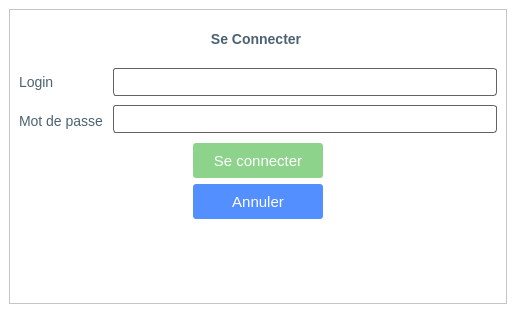
<?xml version="1.0" encoding="UTF-8"?>
<ui version="4.0">
 <class>MainWindow</class>
 <widget class="QMainWindow" name="MainWindow">
  <property name="geometry">
   <rect>
    <x>0</x>
    <y>0</y>
    <width>516</width>
    <height>335</height>
   </rect>
  </property>
  <property name="windowTitle">
   <string>MainWindow</string>
  </property>
  <property name="styleSheet">
   <string notr="true">background-color: rgb(255, 255, 255);</string>
  </property>
  <widget class="QWidget" name="centralwidget">
   <layout class="QGridLayout" name="gridLayout_2">
    <item row="0" column="0">
     <widget class="QFrame" name="frame_connection">
      <property name="styleSheet">
       <string notr="true">QGroupBox{
	padding:0px;
}
QLabel{
	text-align:left;
	color:#4b6272;
	border:0px;
	font-size:14px;
}


QLineEdit {
    border: 1px solid  rgb(99, 99, 99);
    border-radius: 3px;
    padding: 5px;
    background-color: #fff;
    color: rgb(100, 100, 100);
}
QLineEdit:hover {
    border: 1px solid rgb(186, 189, 182);
}
QLineEdit:focus {
    border: 1px solid   rgb(114, 159, 207);
    color: rgb(100, 100, 100);
}



</string>
      </property>
      <property name="frameShape">
       <enum>QFrame::StyledPanel</enum>
      </property>
      <property name="frameShadow">
       <enum>QFrame::Raised</enum>
      </property>
      <layout class="QGridLayout" name="gridLayout">
       <item row="1" column="0" colspan="3">
        <layout class="QHBoxLayout" name="horizontalLayout">
         <item>
          <layout class="QVBoxLayout" name="verticalLayout">
           <item>
            <widget class="QLabel" name="label_Login">
             <property name="minimumSize">
              <size>
               <width>0</width>
               <height>33</height>
              </size>
             </property>
             <property name="maximumSize">
              <size>
               <width>16777215</width>
               <height>33</height>
              </size>
             </property>
             <property name="styleSheet">
              <string notr="true"/>
             </property>
             <property name="text">
              <string>Login</string>
             </property>
            </widget>
           </item>
           <item>
            <widget class="QLabel" name="label_Mdp">
             <property name="minimumSize">
              <size>
               <width>0</width>
               <height>33</height>
              </size>
             </property>
             <property name="maximumSize">
              <size>
               <width>16777215</width>
               <height>33</height>
              </size>
             </property>
             <property name="styleSheet">
              <string notr="true"/>
             </property>
             <property name="text">
              <string>Mot de passe </string>
             </property>
            </widget>
           </item>
          </layout>
         </item>
         <item>
          <layout class="QVBoxLayout" name="verticalLayout_3">
           <item>
            <widget class="QLineEdit" name="lineEdit_Login">
             <property name="minimumSize">
              <size>
               <width>150</width>
               <height>28</height>
              </size>
             </property>
             <property name="maximumSize">
              <size>
               <width>16777215</width>
               <height>16777215</height>
              </size>
             </property>
             <property name="styleSheet">
              <string notr="true"/>
             </property>
            </widget>
           </item>
           <item>
            <widget class="QLineEdit" name="lineEdit_Mdp">
             <property name="enabled">
              <bool>true</bool>
             </property>
             <property name="minimumSize">
              <size>
               <width>150</width>
               <height>28</height>
              </size>
             </property>
             <property name="maximumSize">
              <size>
               <width>16777215</width>
               <height>16777215</height>
              </size>
             </property>
             <property name="styleSheet">
              <string notr="true"/>
             </property>
            </widget>
           </item>
          </layout>
         </item>
        </layout>
       </item>
       <item row="0" column="0" colspan="3">
        <widget class="QLabel" name="label">
         <property name="minimumSize">
          <size>
           <width>0</width>
           <height>40</height>
          </size>
         </property>
         <property name="font">
          <font>
           <pointsize>-1</pointsize>
           <weight>75</weight>
           <bold>true</bold>
          </font>
         </property>
         <property name="text">
          <string>Se Connecter </string>
         </property>
         <property name="textFormat">
          <enum>Qt::PlainText</enum>
         </property>
         <property name="alignment">
          <set>Qt::AlignCenter</set>
         </property>
        </widget>
       </item>
       <item row="2" column="2">
        <spacer name="horizontalSpacer_2">
         <property name="orientation">
          <enum>Qt::Horizontal</enum>
         </property>
         <property name="sizeHint" stdset="0">
          <size>
           <width>175</width>
           <height>20</height>
          </size>
         </property>
        </spacer>
       </item>
       <item row="3" column="1">
        <widget class="QPushButton" name="pushButton_Annuler">
         <property name="minimumSize">
          <size>
           <width>130</width>
           <height>35</height>
          </size>
         </property>
         <property name="styleSheet">
          <string notr="true">QPushButton{
	color:#fff;
	border:0px;
	border-radius:3px;
	font-size:15px;
	cursor: pointer;
	background-color:#538fff;
}
QPushButton:hover{
background-color:#3668ff;
}</string>
         </property>
         <property name="text">
          <string>Annuler</string>
         </property>
        </widget>
       </item>
       <item row="3" column="0">
        <spacer name="horizontalSpacer_3">
         <property name="orientation">
          <enum>Qt::Horizontal</enum>
         </property>
         <property name="sizeHint" stdset="0">
          <size>
           <width>175</width>
           <height>20</height>
          </size>
         </property>
        </spacer>
       </item>
       <item row="3" column="2">
        <spacer name="horizontalSpacer_4">
         <property name="orientation">
          <enum>Qt::Horizontal</enum>
         </property>
         <property name="sizeHint" stdset="0">
          <size>
           <width>175</width>
           <height>20</height>
          </size>
         </property>
        </spacer>
       </item>
       <item row="2" column="0">
        <spacer name="horizontalSpacer">
         <property name="orientation">
          <enum>Qt::Horizontal</enum>
         </property>
         <property name="sizeHint" stdset="0">
          <size>
           <width>175</width>
           <height>20</height>
          </size>
         </property>
        </spacer>
       </item>
       <item row="2" column="1">
        <widget class="QPushButton" name="pushButton_Se_connecter">
         <property name="minimumSize">
          <size>
           <width>130</width>
           <height>35</height>
          </size>
         </property>
         <property name="styleSheet">
          <string notr="true">QPushButton{
	color:#fff;
	border:0px;
	border-radius:3px;
	font-size:15px;
	background-color:#8DD38B;
}
QPushButton:hover{
background-color:#6DB66B;
}</string>
         </property>
         <property name="text">
          <string>Se connecter</string>
         </property>
        </widget>
       </item>
       <item row="4" column="1">
        <spacer name="verticalSpacer">
         <property name="orientation">
          <enum>Qt::Vertical</enum>
         </property>
         <property name="sizeHint" stdset="0">
          <size>
           <width>20</width>
           <height>103</height>
          </size>
         </property>
        </spacer>
       </item>
      </layout>
     </widget>
    </item>
   </layout>
  </widget>
  <widget class="QMenuBar" name="menubar">
   <property name="geometry">
    <rect>
     <x>0</x>
     <y>0</y>
     <width>516</width>
     <height>21</height>
    </rect>
   </property>
  </widget>
  <widget class="QStatusBar" name="statusbar"/>
 </widget>
 <resources/>
 <connections/>
</ui>
